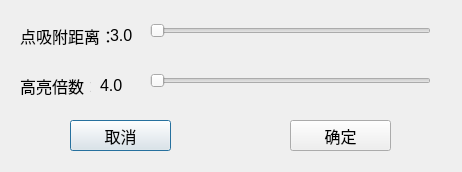
<?xml version="1.0" encoding="UTF-8"?>
<ui version="4.0">
 <class>Configuredialog</class>
 <widget class="QDialog" name="Configuredialog">
  <property name="geometry">
   <rect>
    <x>0</x>
    <y>0</y>
    <width>462</width>
    <height>172</height>
   </rect>
  </property>
  <property name="windowTitle">
   <string>设置</string>
  </property>
  <widget class="QLabel" name="Label1">
   <property name="geometry">
    <rect>
     <x>20</x>
     <y>20</y>
     <width>91</width>
     <height>31</height>
    </rect>
   </property>
   <property name="font">
    <font>
     <pointsize>12</pointsize>
    </font>
   </property>
   <property name="text">
    <string>点吸附距离：</string>
   </property>
  </widget>
  <widget class="QSlider" name="PDSlider">
   <property name="geometry">
    <rect>
     <x>150</x>
     <y>20</y>
     <width>281</width>
     <height>22</height>
    </rect>
   </property>
   <property name="minimum">
    <number>1</number>
   </property>
   <property name="maximum">
    <number>500</number>
   </property>
   <property name="orientation">
    <enum>Qt::Horizontal</enum>
   </property>
  </widget>
  <widget class="QLabel" name="Label2">
   <property name="geometry">
    <rect>
     <x>20</x>
     <y>70</y>
     <width>71</width>
     <height>31</height>
    </rect>
   </property>
   <property name="font">
    <font>
     <pointsize>12</pointsize>
    </font>
   </property>
   <property name="text">
    <string>高亮倍数：</string>
   </property>
  </widget>
  <widget class="QSlider" name="VRSlider">
   <property name="geometry">
    <rect>
     <x>150</x>
     <y>70</y>
     <width>281</width>
     <height>22</height>
    </rect>
   </property>
   <property name="minimum">
    <number>10</number>
   </property>
   <property name="maximum">
    <number>100</number>
   </property>
   <property name="orientation">
    <enum>Qt::Horizontal</enum>
   </property>
  </widget>
  <widget class="QPushButton" name="cancelPushButton">
   <property name="geometry">
    <rect>
     <x>70</x>
     <y>120</y>
     <width>101</width>
     <height>31</height>
    </rect>
   </property>
   <property name="font">
    <font>
     <pointsize>12</pointsize>
    </font>
   </property>
   <property name="text">
    <string>取消</string>
   </property>
  </widget>
  <widget class="QPushButton" name="OKPushButton">
   <property name="geometry">
    <rect>
     <x>290</x>
     <y>120</y>
     <width>101</width>
     <height>31</height>
    </rect>
   </property>
   <property name="font">
    <font>
     <pointsize>12</pointsize>
    </font>
   </property>
   <property name="text">
    <string>确定</string>
   </property>
  </widget>
  <widget class="QLabel" name="pointDistanceLabel">
   <property name="geometry">
    <rect>
     <x>110</x>
     <y>20</y>
     <width>41</width>
     <height>31</height>
    </rect>
   </property>
   <property name="font">
    <font>
     <pointsize>12</pointsize>
    </font>
   </property>
   <property name="text">
    <string>3.0</string>
   </property>
  </widget>
  <widget class="QLabel" name="vRateLabel">
   <property name="geometry">
    <rect>
     <x>100</x>
     <y>70</y>
     <width>41</width>
     <height>31</height>
    </rect>
   </property>
   <property name="font">
    <font>
     <pointsize>12</pointsize>
    </font>
   </property>
   <property name="text">
    <string>4.0</string>
   </property>
  </widget>
 </widget>
 <resources/>
 <connections/>
</ui>
